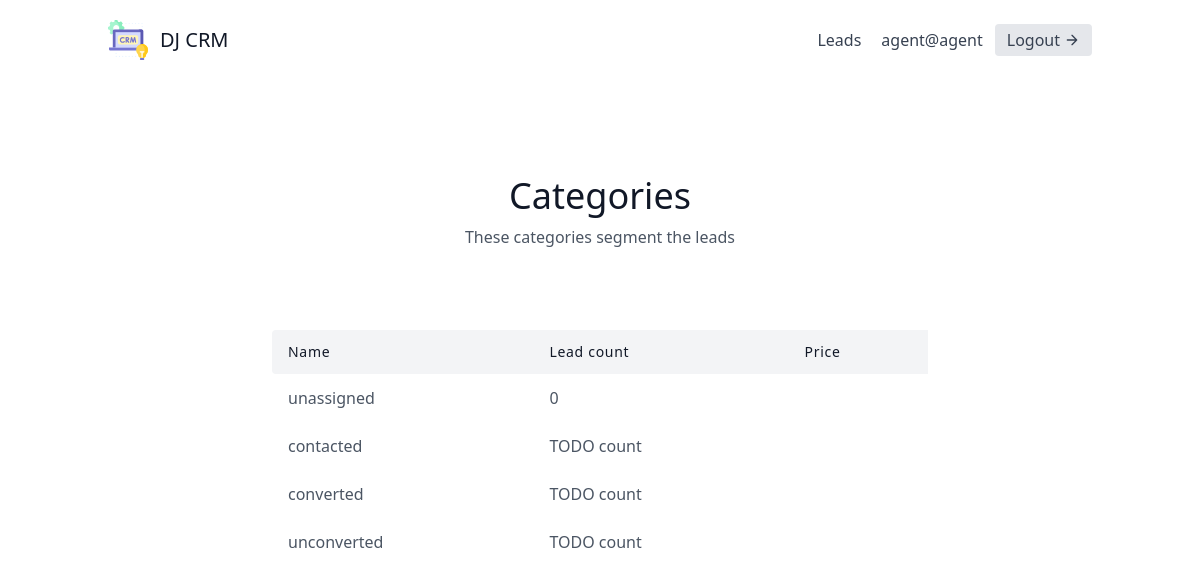
Page /leads/categories/ (signed in) on the committed database.
### leads/models.py (models this page shows, shortened)
class User(AbstractUser):
    is_organizer = models.BooleanField(default=True)
    is_agent = models.BooleanField(default=False)

class Category(models.Model):
    name = models.CharField(max_length=30)
    organization = models.ForeignKey(UserProfile, on_delete=models.CASCADE)

### leads/views.py (the view)
# urls.py: path("categories/", CategoryListView.as_view(), name="category-list"),
class CategoryListView(LoginRequiredMixin, generic.ListView):
    template_name = "leads/category_list.html"
    context_object_name = "category_list"
    def get_context_data(self, **kwargs):
        user = self.request.user
        context = super(CategoryListView, self).get_context_data(**kwargs)
        if user.is_organizer:
            queryset = Lead.objects.filter(organization=user.userprofile)
        else:
            queryset = Lead.objects.filter(organization=user.agent.organization)
        context.update({
            "unassigned_lead_count": queryset.filter(category__isnull=True).count()
        })
        return context
    def get_queryset(self):
        user = self.request.user
        if user.is_organizer:
            queryset = Category.objects.filter(organization=user.userprofile)
        else:
            queryset = Category.objects.filter(organization=user.agent.organization)
        return queryset

### leads/templates/leads/category_list.html
{% extends "base.html" %}
{% block content %}
<section class="text-gray-600 body-font">
    <div class="container px-5 py-24 mx-auto">
      <div class="flex flex-col text-center w-full mb-20">
        <h1 class="sm:text-4xl text-3xl font-medium title-font mb-2 text-gray-900">Categories</h1>
        <p class="lg:w-2/3 mx-auto leading-relaxed text-base">These categories segment the leads</p>
      </div>
      <div class="lg:w-2/3 w-full mx-auto overflow-auto">
        <table class="table-auto w-full text-left whitespace-no-wrap">
          <thead>
            <tr>
              <th class="px-4 py-3 title-font tracking-wider font-medium text-gray-900 text-sm bg-gray-100 rounded-tl rounded-bl">Name</th>
              <th class="px-4 py-3 title-font tracking-wider font-medium text-gray-900 text-sm bg-gray-100">Lead count</th>
              <th class="px-4 py-3 title-font tracking-wider font-medium text-gray-900 text-sm bg-gray-100">Price</th>
            </tr>
          </thead>
          <tbody>
            <tr>
                <td class="px-4 py-3">unassigned</td>
                <td class="px-4 py-3">{{unassigned_lead_count}}</td>
            </tr>
            {% for category in category_list %}
            <tr>
              <td class="px-4 py-3">
                <a href="{% url 'leads:category-detail' category.pk %}">{{category.name}}</a>
              </td>
                <td class="px-4 py-3">TODO count</td>
            </tr>
            {% endfor %}
          </tbody>
        </table>
      </div>
    </div>
  </section>
{% endblock content %}

### templates/navbar.html (shortened to what this page needs)
<header class="text-gray-700 body-font">
    <div class="container mx-auto flex flex-wrap p-5 flex-col md:flex-row items-center">
      <a href="" class="flex title-font font-medium items-center text-gray-900 mb-4 md:mb-0">
        <span class="ml-3 text-xl">DJ CRM</span>
      </a>
      <nav class="md:ml-auto flex flex-wrap items-center text-base justify-center">
          {% if not request.user.is_authenticated %}
            <a href="{% url 'signup'%}" class="mr-5 hover:text-gray-900">Signup</a>
          {% else %}
              <a href="{% url 'leads:lead-list' %}" class="mr-5 hover:text-gray-900">Leads</a>
          {% endif %}
        </nav>
      {% if request.user.is_authenticated %}
      {{request.user.username}}
      <a href="{% url 'logout'%}" class="ml-3 inline-flex items-center bg-gray-200 border-0 py-1 px-3 focus:outline-none hover:bg-gray-300 rounded text-base mt-4 md:mt-0">
        Logout
          <svg fill="none" stroke="currentColor" stroke-linecap="round" stroke-linejoin="round" stroke-width="2" class="w-4 h-4 ml-1" viewBox="0 0 24 24">
              <path d="M5 12h14M12 5l7 7-7 7"></path>
          </svg>
      </a>
      {% endif %}
    </div>
</header>

### rows in the picture
User: user.username "agent@agent"
Category: name "contacted"
Category: name "converted"
Category: name "unconverted"

### other values in the picture
{{ unassigned_lead_count }} "0"
